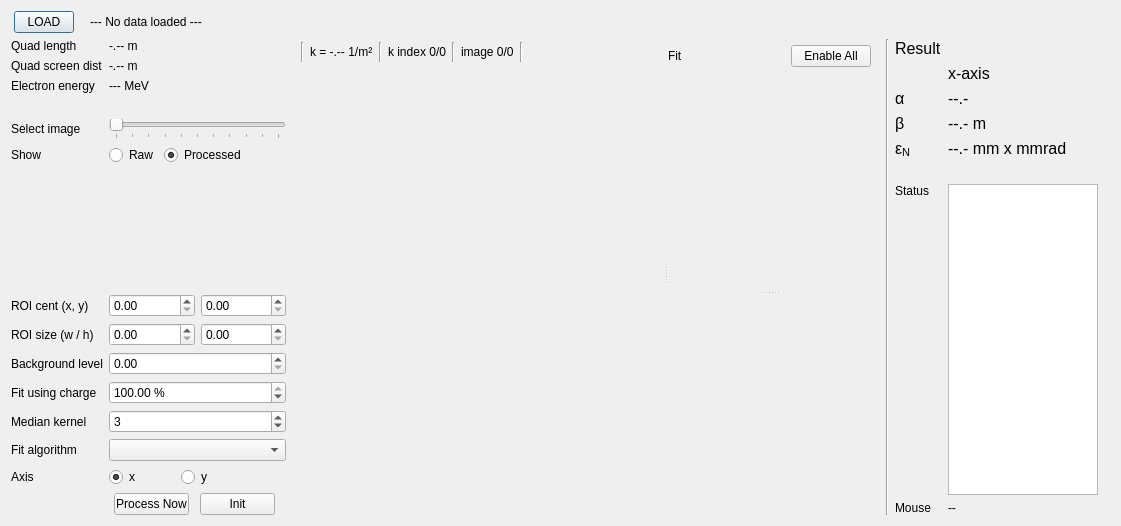
<?xml version="1.0" encoding="UTF-8"?>
<ui version="4.0">
 <class>QuadScanDialog</class>
 <widget class="QDialog" name="QuadScanDialog">
  <property name="geometry">
   <rect>
    <x>0</x>
    <y>0</y>
    <width>1121</width>
    <height>526</height>
   </rect>
  </property>
  <property name="windowTitle">
   <string>Dialog</string>
  </property>
  <property name="windowIcon">
   <iconset resource="quadscan_res.qrc">
    <normaloff>:/icons/eps.png</normaloff>:/icons/eps.png</iconset>
  </property>
  <layout class="QVBoxLayout" name="verticalLayout">
   <item>
    <layout class="QHBoxLayout" name="horizontalLayout_14">
     <item>
      <spacer name="horizontalSpacer_7">
       <property name="orientation">
        <enum>Qt::Horizontal</enum>
       </property>
       <property name="sizeType">
        <enum>QSizePolicy::Fixed</enum>
       </property>
       <property name="sizeHint" stdset="0">
        <size>
         <width>3</width>
         <height>20</height>
        </size>
       </property>
      </spacer>
     </item>
     <item>
      <widget class="QPushButton" name="load_disk_button">
       <property name="maximumSize">
        <size>
         <width>60</width>
         <height>16777215</height>
        </size>
       </property>
       <property name="text">
        <string>LOAD</string>
       </property>
      </widget>
     </item>
     <item>
      <spacer name="horizontalSpacer_8">
       <property name="orientation">
        <enum>Qt::Horizontal</enum>
       </property>
       <property name="sizeType">
        <enum>QSizePolicy::Fixed</enum>
       </property>
       <property name="sizeHint" stdset="0">
        <size>
         <width>10</width>
         <height>20</height>
        </size>
       </property>
      </spacer>
     </item>
     <item>
      <widget class="QLabel" name="data_source_label">
       <property name="sizePolicy">
        <sizepolicy hsizetype="Expanding" vsizetype="Preferred">
         <horstretch>0</horstretch>
         <verstretch>0</verstretch>
        </sizepolicy>
       </property>
       <property name="text">
        <string>--- No data loaded ---</string>
       </property>
      </widget>
     </item>
    </layout>
   </item>
   <item>
    <layout class="QHBoxLayout" name="horizontalLayout_16">
     <property name="rightMargin">
      <number>6</number>
     </property>
     <item>
      <layout class="QGridLayout" name="gridLayout_3">
       <item row="18" column="0">
        <widget class="QLabel" name="label_33">
         <property name="text">
          <string>Axis</string>
         </property>
        </widget>
       </item>
       <item row="6" column="1">
        <widget class="QSlider" name="p_image_index_slider">
         <property name="sizePolicy">
          <sizepolicy hsizetype="Minimum" vsizetype="Fixed">
           <horstretch>0</horstretch>
           <verstretch>0</verstretch>
          </sizepolicy>
         </property>
         <property name="maximumSize">
          <size>
           <width>16777215</width>
           <height>16777215</height>
          </size>
         </property>
         <property name="maximum">
          <number>10</number>
         </property>
         <property name="orientation">
          <enum>Qt::Horizontal</enum>
         </property>
         <property name="invertedControls">
          <bool>false</bool>
         </property>
         <property name="tickPosition">
          <enum>QSlider::TicksBelow</enum>
         </property>
        </widget>
       </item>
       <item row="17" column="0">
        <widget class="QLabel" name="label_30">
         <property name="sizePolicy">
          <sizepolicy hsizetype="Minimum" vsizetype="Preferred">
           <horstretch>0</horstretch>
           <verstretch>0</verstretch>
          </sizepolicy>
         </property>
         <property name="maximumSize">
          <size>
           <width>130</width>
           <height>16777215</height>
          </size>
         </property>
         <property name="text">
          <string>Fit algorithm</string>
         </property>
        </widget>
       </item>
       <item row="11" column="1">
        <layout class="QHBoxLayout" name="horizontalLayout_13">
         <item>
          <widget class="QDoubleSpinBox" name="p_roi_size_w_spinbox">
           <property name="maximum">
            <double>5000.000000000000000</double>
           </property>
          </widget>
         </item>
         <item>
          <widget class="QDoubleSpinBox" name="p_roi_size_h_spinbox">
           <property name="maximum">
            <double>5000.000000000000000</double>
           </property>
          </widget>
         </item>
        </layout>
       </item>
       <item row="10" column="1">
        <layout class="QHBoxLayout" name="horizontalLayout_12">
         <item>
          <widget class="QDoubleSpinBox" name="p_roi_cent_x_spinbox">
           <property name="maximum">
            <double>5000.000000000000000</double>
           </property>
          </widget>
         </item>
         <item>
          <widget class="QDoubleSpinBox" name="p_roi_cent_y_spinbox">
           <property name="maximum">
            <double>5000.000000000000000</double>
           </property>
          </widget>
         </item>
        </layout>
       </item>
       <item row="11" column="0">
        <widget class="QLabel" name="label_27">
         <property name="sizePolicy">
          <sizepolicy hsizetype="Minimum" vsizetype="Preferred">
           <horstretch>0</horstretch>
           <verstretch>0</verstretch>
          </sizepolicy>
         </property>
         <property name="maximumSize">
          <size>
           <width>130</width>
           <height>16777215</height>
          </size>
         </property>
         <property name="text">
          <string>ROI size (w / h)</string>
         </property>
        </widget>
       </item>
       <item row="8" column="0">
        <spacer name="verticalSpacer_6">
         <property name="orientation">
          <enum>Qt::Vertical</enum>
         </property>
         <property name="sizeType">
          <enum>QSizePolicy::Expanding</enum>
         </property>
         <property name="sizeHint" stdset="0">
          <size>
           <width>20</width>
           <height>40</height>
          </size>
         </property>
        </spacer>
       </item>
       <item row="3" column="1">
        <widget class="QLabel" name="p_quad_screen_dist_label">
         <property name="text">
          <string>-.-- m</string>
         </property>
        </widget>
       </item>
       <item row="3" column="0">
        <widget class="QLabel" name="label_24">
         <property name="sizePolicy">
          <sizepolicy hsizetype="Minimum" vsizetype="Preferred">
           <horstretch>0</horstretch>
           <verstretch>0</verstretch>
          </sizepolicy>
         </property>
         <property name="maximumSize">
          <size>
           <width>130</width>
           <height>16777215</height>
          </size>
         </property>
         <property name="text">
          <string>Quad screen dist</string>
         </property>
        </widget>
       </item>
       <item row="4" column="1">
        <widget class="QLabel" name="p_electron_energy_label">
         <property name="text">
          <string>--- MeV</string>
         </property>
        </widget>
       </item>
       <item row="17" column="1">
        <widget class="QComboBox" name="fit_algo_combobox"/>
       </item>
       <item row="16" column="0">
        <widget class="QLabel" name="label_29">
         <property name="sizePolicy">
          <sizepolicy hsizetype="Minimum" vsizetype="Preferred">
           <horstretch>0</horstretch>
           <verstretch>0</verstretch>
          </sizepolicy>
         </property>
         <property name="maximumSize">
          <size>
           <width>130</width>
           <height>16777215</height>
          </size>
         </property>
         <property name="text">
          <string>Median kernel</string>
         </property>
        </widget>
       </item>
       <item row="2" column="1">
        <widget class="QLabel" name="p_quad_length_label">
         <property name="text">
          <string>-.-- m</string>
         </property>
        </widget>
       </item>
       <item row="14" column="0">
        <widget class="QLabel" name="label_28">
         <property name="sizePolicy">
          <sizepolicy hsizetype="Minimum" vsizetype="Preferred">
           <horstretch>0</horstretch>
           <verstretch>0</verstretch>
          </sizepolicy>
         </property>
         <property name="maximumSize">
          <size>
           <width>130</width>
           <height>16777215</height>
          </size>
         </property>
         <property name="text">
          <string>Background level</string>
         </property>
        </widget>
       </item>
       <item row="10" column="0">
        <widget class="QLabel" name="label_26">
         <property name="sizePolicy">
          <sizepolicy hsizetype="Minimum" vsizetype="Preferred">
           <horstretch>0</horstretch>
           <verstretch>0</verstretch>
          </sizepolicy>
         </property>
         <property name="maximumSize">
          <size>
           <width>130</width>
           <height>16777215</height>
          </size>
         </property>
         <property name="text">
          <string>ROI cent (x, y)</string>
         </property>
        </widget>
       </item>
       <item row="4" column="0">
        <widget class="QLabel" name="label_25">
         <property name="sizePolicy">
          <sizepolicy hsizetype="Minimum" vsizetype="Preferred">
           <horstretch>0</horstretch>
           <verstretch>0</verstretch>
          </sizepolicy>
         </property>
         <property name="maximumSize">
          <size>
           <width>130</width>
           <height>16777215</height>
          </size>
         </property>
         <property name="text">
          <string>Electron energy</string>
         </property>
        </widget>
       </item>
       <item row="18" column="1">
        <layout class="QHBoxLayout" name="horizontalLayout_17">
         <item>
          <widget class="QRadioButton" name="p_x_radio">
           <property name="text">
            <string>x</string>
           </property>
           <property name="checked">
            <bool>true</bool>
           </property>
           <attribute name="buttonGroup">
            <string notr="true">buttonGroup_2</string>
           </attribute>
          </widget>
         </item>
         <item>
          <widget class="QRadioButton" name="p_y_radio">
           <property name="text">
            <string>y</string>
           </property>
           <attribute name="buttonGroup">
            <string notr="true">buttonGroup_2</string>
           </attribute>
          </widget>
         </item>
         <item>
          <spacer name="horizontalSpacer_10">
           <property name="orientation">
            <enum>Qt::Horizontal</enum>
           </property>
           <property name="sizeType">
            <enum>QSizePolicy::Minimum</enum>
           </property>
           <property name="sizeHint" stdset="0">
            <size>
             <width>40</width>
             <height>20</height>
            </size>
           </property>
          </spacer>
         </item>
        </layout>
       </item>
       <item row="5" column="0">
        <spacer name="verticalSpacer_5">
         <property name="orientation">
          <enum>Qt::Vertical</enum>
         </property>
         <property name="sizeType">
          <enum>QSizePolicy::Preferred</enum>
         </property>
         <property name="sizeHint" stdset="0">
          <size>
           <width>20</width>
           <height>20</height>
          </size>
         </property>
        </spacer>
       </item>
       <item row="6" column="0">
        <widget class="QLabel" name="label_32">
         <property name="sizePolicy">
          <sizepolicy hsizetype="Minimum" vsizetype="Preferred">
           <horstretch>0</horstretch>
           <verstretch>0</verstretch>
          </sizepolicy>
         </property>
         <property name="maximumSize">
          <size>
           <width>130</width>
           <height>16777215</height>
          </size>
         </property>
         <property name="text">
          <string>Select image</string>
         </property>
        </widget>
       </item>
       <item row="2" column="0">
        <widget class="QLabel" name="label_23">
         <property name="sizePolicy">
          <sizepolicy hsizetype="Minimum" vsizetype="Preferred">
           <horstretch>0</horstretch>
           <verstretch>0</verstretch>
          </sizepolicy>
         </property>
         <property name="maximumSize">
          <size>
           <width>130</width>
           <height>16777215</height>
          </size>
         </property>
         <property name="text">
          <string>Quad length</string>
         </property>
        </widget>
       </item>
       <item row="7" column="1">
        <layout class="QHBoxLayout" name="horizontalLayout_15">
         <property name="topMargin">
          <number>0</number>
         </property>
         <item>
          <widget class="QRadioButton" name="p_raw_image_radio">
           <property name="text">
            <string>Raw</string>
           </property>
           <attribute name="buttonGroup">
            <string notr="true">buttonGroup</string>
           </attribute>
          </widget>
         </item>
         <item>
          <widget class="QRadioButton" name="p_filtered_image_radio">
           <property name="text">
            <string>Processed</string>
           </property>
           <property name="checked">
            <bool>true</bool>
           </property>
           <attribute name="buttonGroup">
            <string notr="true">buttonGroup</string>
           </attribute>
          </widget>
         </item>
         <item>
          <spacer name="horizontalSpacer_5">
           <property name="orientation">
            <enum>Qt::Horizontal</enum>
           </property>
           <property name="sizeType">
            <enum>QSizePolicy::Minimum</enum>
           </property>
           <property name="sizeHint" stdset="0">
            <size>
             <width>40</width>
             <height>20</height>
            </size>
           </property>
          </spacer>
         </item>
        </layout>
       </item>
       <item row="7" column="0">
        <widget class="QLabel" name="label_11">
         <property name="text">
          <string>Show</string>
         </property>
        </widget>
       </item>
       <item row="14" column="1">
        <widget class="QDoubleSpinBox" name="p_threshold_spinbox">
         <property name="maximum">
          <double>66000.000000000000000</double>
         </property>
        </widget>
       </item>
       <item row="16" column="1">
        <widget class="QSpinBox" name="p_median_kernel_spinbox">
         <property name="minimum">
          <number>1</number>
         </property>
         <property name="maximum">
          <number>21</number>
         </property>
         <property name="singleStep">
          <number>2</number>
         </property>
         <property name="value">
          <number>3</number>
         </property>
        </widget>
       </item>
       <item row="15" column="1">
        <widget class="QDoubleSpinBox" name="p_keep_charge_ratio_spinbox">
         <property name="suffix">
          <string> %</string>
         </property>
         <property name="maximum">
          <double>100.000000000000000</double>
         </property>
         <property name="value">
          <double>100.000000000000000</double>
         </property>
        </widget>
       </item>
       <item row="15" column="0">
        <widget class="QLabel" name="label_31">
         <property name="text">
          <string>Fit using charge</string>
         </property>
        </widget>
       </item>
       <item row="20" column="1">
        <layout class="QHBoxLayout" name="horizontalLayout">
         <property name="topMargin">
          <number>0</number>
         </property>
         <property name="rightMargin">
          <number>6</number>
         </property>
         <item>
          <widget class="QPushButton" name="process_button">
           <property name="maximumSize">
            <size>
             <width>75</width>
             <height>16777215</height>
            </size>
           </property>
           <property name="text">
            <string>Process Now</string>
           </property>
          </widget>
         </item>
         <item>
          <widget class="QPushButton" name="init_button">
           <property name="maximumSize">
            <size>
             <width>75</width>
             <height>16777215</height>
            </size>
           </property>
           <property name="text">
            <string>Init</string>
           </property>
          </widget>
         </item>
        </layout>
       </item>
      </layout>
     </item>
     <item>
      <layout class="QVBoxLayout" name="verticalLayout_2">
       <item>
        <widget class="QWidget" name="widget_3" native="true">
         <property name="sizePolicy">
          <sizepolicy hsizetype="Expanding" vsizetype="Preferred">
           <horstretch>0</horstretch>
           <verstretch>0</verstretch>
          </sizepolicy>
         </property>
         <layout class="QVBoxLayout" name="verticalLayout_4">
          <property name="topMargin">
           <number>3</number>
          </property>
          <item>
           <widget class="QSplitter" name="analysis_pic_plot_splitter">
            <property name="styleSheet">
             <string notr="true">QSplitter::handle {
	image:url(:/icons/hor_splitter_handle.png);
	width: 15px;
	height: 10px;
}</string>
            </property>
            <property name="orientation">
             <enum>Qt::Horizontal</enum>
            </property>
            <widget class="QWidget" name="widget_7" native="true">
             <layout class="QVBoxLayout" name="verticalLayout_6">
              <property name="topMargin">
               <number>0</number>
              </property>
              <property name="bottomMargin">
               <number>0</number>
              </property>
              <item>
               <layout class="QHBoxLayout" name="horizontalLayout_11">
                <property name="topMargin">
                 <number>0</number>
                </property>
                <property name="rightMargin">
                 <number>0</number>
                </property>
                <item>
                 <widget class="Line" name="line_10">
                  <property name="orientation">
                   <enum>Qt::Vertical</enum>
                  </property>
                 </widget>
                </item>
                <item>
                 <widget class="QLabel" name="p_k_value_label">
                  <property name="font">
                   <font>
                    <family>Arial</family>
                   </font>
                  </property>
                  <property name="text">
                   <string>k = -.-- 1/m²</string>
                  </property>
                 </widget>
                </item>
                <item>
                 <widget class="Line" name="line_8">
                  <property name="orientation">
                   <enum>Qt::Vertical</enum>
                  </property>
                 </widget>
                </item>
                <item>
                 <widget class="QLabel" name="p_k_ind_label">
                  <property name="text">
                   <string>k index 0/0</string>
                  </property>
                 </widget>
                </item>
                <item>
                 <widget class="Line" name="line_9">
                  <property name="orientation">
                   <enum>Qt::Vertical</enum>
                  </property>
                 </widget>
                </item>
                <item>
                 <widget class="QLabel" name="p_image_label">
                  <property name="text">
                   <string>image 0/0</string>
                  </property>
                 </widget>
                </item>
                <item>
                 <widget class="Line" name="line_11">
                  <property name="orientation">
                   <enum>Qt::Vertical</enum>
                  </property>
                 </widget>
                </item>
                <item>
                 <spacer name="horizontalSpacer_9">
                  <property name="orientation">
                   <enum>Qt::Horizontal</enum>
                  </property>
                  <property name="sizeHint" stdset="0">
                   <size>
                    <width>40</width>
                    <height>20</height>
                   </size>
                  </property>
                 </spacer>
                </item>
               </layout>
              </item>
              <item>
               <widget class="ImageView" name="process_image_widget" native="true">
                <property name="sizePolicy">
                 <sizepolicy hsizetype="Expanding" vsizetype="Expanding">
                  <horstretch>0</horstretch>
                  <verstretch>0</verstretch>
                 </sizepolicy>
                </property>
                <layout class="QVBoxLayout" name="verticalLayout_7"/>
               </widget>
              </item>
             </layout>
            </widget>
            <widget class="QWidget" name="widget_4" native="true">
             <layout class="QVBoxLayout" name="verticalLayout_5">
              <property name="spacing">
               <number>12</number>
              </property>
              <property name="topMargin">
               <number>3</number>
              </property>
              <property name="bottomMargin">
               <number>0</number>
              </property>
              <item>
               <layout class="QHBoxLayout" name="horizontalLayout_18">
                <property name="topMargin">
                 <number>0</number>
                </property>
                <item>
                 <widget class="QLabel" name="label_12">
                  <property name="font">
                   <font>
                    <family>Arial</family>
                   </font>
                  </property>
                  <property name="text">
                   <string>Fit</string>
                  </property>
                 </widget>
                </item>
                <item>
                 <spacer name="horizontalSpacer_11">
                  <property name="orientation">
                   <enum>Qt::Horizontal</enum>
                  </property>
                  <property name="sizeHint" stdset="0">
                   <size>
                    <width>40</width>
                    <height>20</height>
                   </size>
                  </property>
                 </spacer>
                </item>
                <item>
                 <widget class="QPushButton" name="p_enable_all_button">
                  <property name="maximumSize">
                   <size>
                    <width>80</width>
                    <height>16777215</height>
                   </size>
                  </property>
                  <property name="font">
                   <font>
                    <family>Arial</family>
                   </font>
                  </property>
                  <property name="text">
                   <string>Enable All</string>
                  </property>
                 </widget>
                </item>
               </layout>
              </item>
              <item>
               <widget class="QSplitter" name="analysis_plots_splitter">
                <property name="styleSheet">
                 <string notr="true">QSplitter::handle {
	image:url(:/icons/vert_splitter_handle.png)
}</string>
                </property>
                <property name="orientation">
                 <enum>Qt::Vertical</enum>
                </property>
                <widget class="PlotWidget" name="fit_widget" native="true">
                 <layout class="QVBoxLayout" name="verticalLayout_8"/>
                </widget>
                <widget class="PlotWidget" name="charge_widget" native="true">
                 <layout class="QVBoxLayout" name="verticalLayout_9"/>
                </widget>
               </widget>
              </item>
             </layout>
            </widget>
           </widget>
          </item>
         </layout>
        </widget>
       </item>
      </layout>
     </item>
     <item>
      <widget class="Line" name="line_7">
       <property name="orientation">
        <enum>Qt::Vertical</enum>
       </property>
      </widget>
     </item>
     <item>
      <layout class="QGridLayout" name="gridLayout_4">
       <property name="rightMargin">
        <number>6</number>
       </property>
       <item row="4" column="2">
        <widget class="QLabel" name="eps_label">
         <property name="font">
          <font>
           <family>Arial</family>
           <pointsize>12</pointsize>
          </font>
         </property>
         <property name="text">
          <string>--.- mm x mmrad</string>
         </property>
        </widget>
       </item>
       <item row="3" column="0">
        <widget class="QLabel" name="label_37">
         <property name="font">
          <font>
           <family>Arial</family>
           <pointsize>12</pointsize>
          </font>
         </property>
         <property name="text">
          <string>β</string>
         </property>
        </widget>
       </item>
       <item row="0" column="0">
        <widget class="QLabel" name="result_label">
         <property name="font">
          <font>
           <family>Arial</family>
           <pointsize>12</pointsize>
          </font>
         </property>
         <property name="text">
          <string>Result</string>
         </property>
        </widget>
       </item>
       <item row="8" column="0">
        <widget class="QLabel" name="label_39">
         <property name="font">
          <font>
           <family>Arial</family>
          </font>
         </property>
         <property name="text">
          <string>Mouse</string>
         </property>
        </widget>
       </item>
       <item row="2" column="2">
        <widget class="QLabel" name="alpha_label">
         <property name="font">
          <font>
           <family>Arial</family>
           <pointsize>12</pointsize>
          </font>
         </property>
         <property name="text">
          <string>--.-</string>
         </property>
        </widget>
       </item>
       <item row="4" column="0">
        <widget class="QLabel" name="label_35">
         <property name="font">
          <font>
           <family>Arial</family>
           <pointsize>12</pointsize>
          </font>
         </property>
         <property name="text">
          <string>ε&lt;sub&gt;N&lt;/sub&gt;</string>
         </property>
        </widget>
       </item>
       <item row="7" column="2">
        <widget class="QTextEdit" name="status_textedit">
         <property name="sizePolicy">
          <sizepolicy hsizetype="Fixed" vsizetype="Expanding">
           <horstretch>0</horstretch>
           <verstretch>0</verstretch>
          </sizepolicy>
         </property>
         <property name="minimumSize">
          <size>
           <width>150</width>
           <height>0</height>
          </size>
         </property>
         <property name="maximumSize">
          <size>
           <width>150</width>
           <height>16777215</height>
          </size>
         </property>
         <property name="font">
          <font>
           <family>Arial</family>
          </font>
         </property>
         <property name="readOnly">
          <bool>true</bool>
         </property>
        </widget>
       </item>
       <item row="2" column="0">
        <widget class="QLabel" name="label_38">
         <property name="font">
          <font>
           <family>Arial</family>
           <pointsize>12</pointsize>
          </font>
         </property>
         <property name="text">
          <string>α</string>
         </property>
        </widget>
       </item>
       <item row="7" column="0">
        <widget class="QLabel" name="label_40">
         <property name="font">
          <font>
           <family>Arial</family>
          </font>
         </property>
         <property name="text">
          <string>Status</string>
         </property>
         <property name="alignment">
          <set>Qt::AlignLeading|Qt::AlignLeft|Qt::AlignTop</set>
         </property>
        </widget>
       </item>
       <item row="8" column="2">
        <widget class="QLabel" name="mouse_label">
         <property name="sizePolicy">
          <sizepolicy hsizetype="Fixed" vsizetype="Preferred">
           <horstretch>0</horstretch>
           <verstretch>0</verstretch>
          </sizepolicy>
         </property>
         <property name="minimumSize">
          <size>
           <width>150</width>
           <height>0</height>
          </size>
         </property>
         <property name="maximumSize">
          <size>
           <width>150</width>
           <height>16777215</height>
          </size>
         </property>
         <property name="font">
          <font>
           <family>Arial</family>
          </font>
         </property>
         <property name="text">
          <string>--</string>
         </property>
        </widget>
       </item>
       <item row="3" column="2">
        <widget class="QLabel" name="beta_label">
         <property name="font">
          <font>
           <family>Arial</family>
           <pointsize>12</pointsize>
          </font>
         </property>
         <property name="text">
          <string>--.- m</string>
         </property>
        </widget>
       </item>
       <item row="5" column="0">
        <spacer name="verticalSpacer_7">
         <property name="orientation">
          <enum>Qt::Vertical</enum>
         </property>
         <property name="sizeType">
          <enum>QSizePolicy::Fixed</enum>
         </property>
         <property name="sizeHint" stdset="0">
          <size>
           <width>20</width>
           <height>20</height>
          </size>
         </property>
        </spacer>
       </item>
       <item row="1" column="2">
        <widget class="QLabel" name="result_axis_label">
         <property name="font">
          <font>
           <family>Arial</family>
           <pointsize>12</pointsize>
          </font>
         </property>
         <property name="text">
          <string>x-axis</string>
         </property>
        </widget>
       </item>
      </layout>
     </item>
    </layout>
   </item>
  </layout>
 </widget>
 <customwidgets>
  <customwidget>
   <class>ImageView</class>
   <extends>QWidget</extends>
   <header>pyqtgraph.h</header>
   <container>1</container>
  </customwidget>
  <customwidget>
   <class>PlotWidget</class>
   <extends>QWidget</extends>
   <header>pyqtgraph.h</header>
   <container>1</container>
  </customwidget>
 </customwidgets>
 <tabstops>
  <tabstop>load_disk_button</tabstop>
  <tabstop>p_raw_image_radio</tabstop>
  <tabstop>p_filtered_image_radio</tabstop>
  <tabstop>p_roi_cent_x_spinbox</tabstop>
  <tabstop>p_roi_cent_y_spinbox</tabstop>
  <tabstop>p_roi_size_w_spinbox</tabstop>
  <tabstop>p_roi_size_h_spinbox</tabstop>
  <tabstop>p_threshold_spinbox</tabstop>
  <tabstop>p_keep_charge_ratio_spinbox</tabstop>
  <tabstop>p_median_kernel_spinbox</tabstop>
  <tabstop>fit_algo_combobox</tabstop>
  <tabstop>p_x_radio</tabstop>
  <tabstop>p_y_radio</tabstop>
  <tabstop>p_image_index_slider</tabstop>
  <tabstop>p_enable_all_button</tabstop>
  <tabstop>status_textedit</tabstop>
 </tabstops>
 <resources>
  <include location="quadscan_res.qrc"/>
 </resources>
 <connections/>
 <buttongroups>
  <buttongroup name="buttonGroup_2"/>
  <buttongroup name="buttonGroup"/>
 </buttongroups>
</ui>
